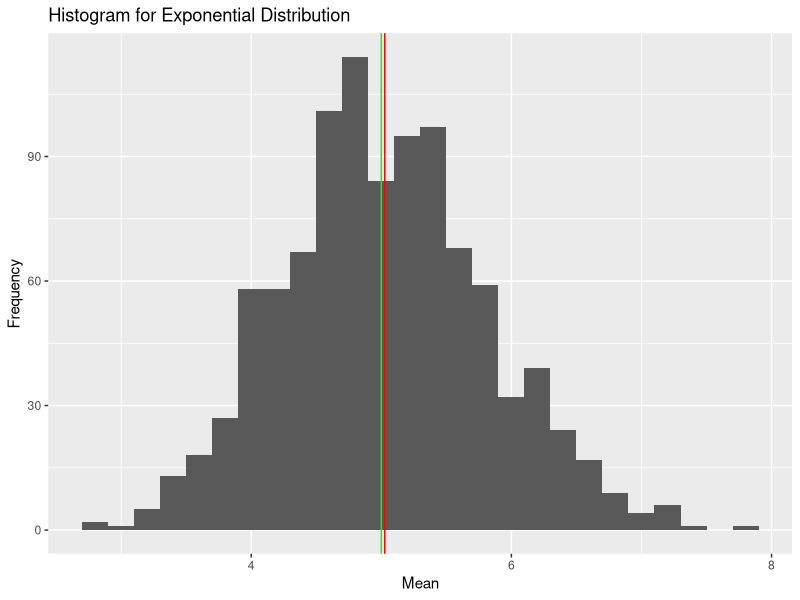
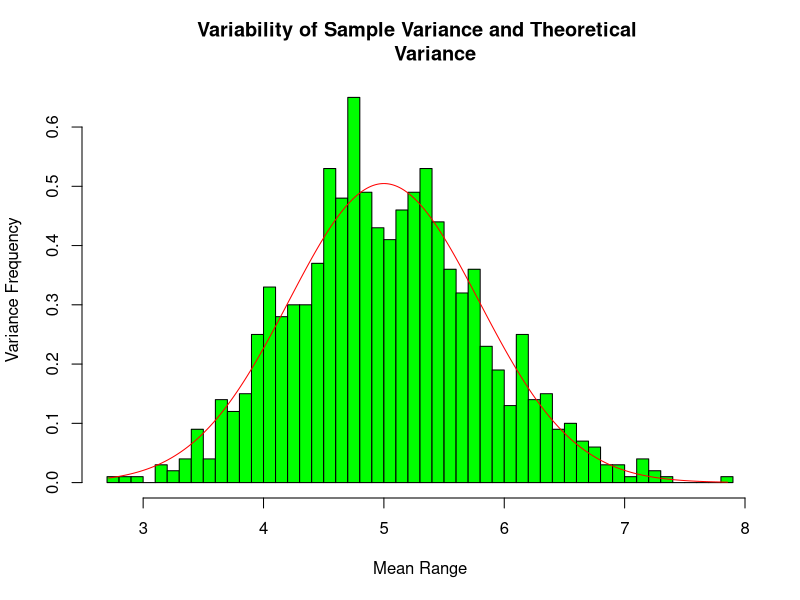
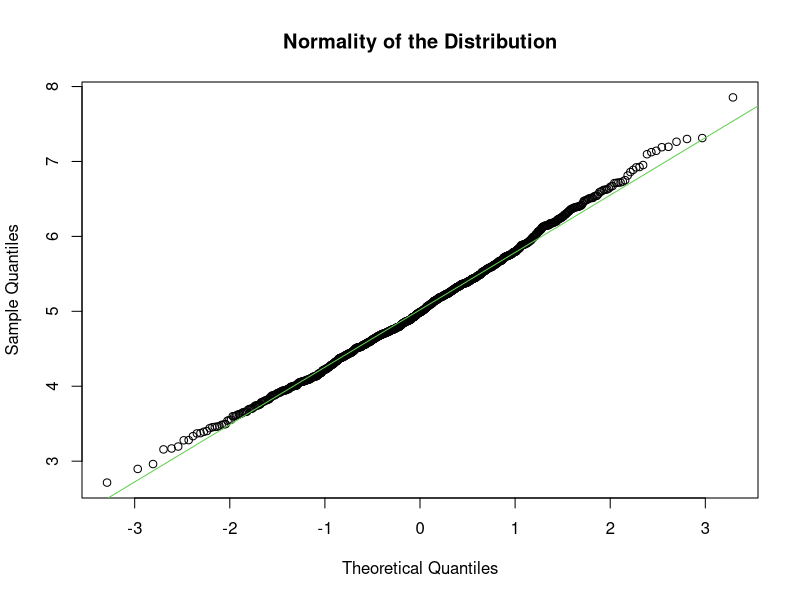

Reproduce these figures in R, in order.
## ---- chunk 1
#install.packages("dplyr")
#install.packages("ggplot2")
library(dplyr, warn.conflicts = FALSE)
library(ggplot2)
# setting the seed for replication purposes
set.seed(28)
# averages of 40 exponentials
n = 40
# generating a thousand simulations
r = 1000
# setting lambda to 0.2 for all the simulations
lambda = 0.2
# standard deviation that is (1/lambda)/sqrt(n)
sd_lambda <- (1/lambda)/sqrt(n)
## ---- chunk 2
expo = NULL
for (i in 1:r) expo = c(expo, mean(rexp(n, lambda)))
mean_expo <- mean(expo)
expo2 <- data.frame(expo)
g <- qplot(expo2$expo, geom = "histogram", binwidth = .2, 
           main = "Histogram for Exponential Distribution", 
           xlab = "Mean", ylab = "Frequency")
g <- g + geom_vline(xintercept = 1/lambda, col = "green") +
    geom_vline(xintercept = mean_expo, col = "red")
g
## ---- chunk 3
# theoretical mean
1/lambda

# the mean of our sample (of averages of 40 exponential)
mean_expo

## ---- chunk 4
x <- seq(min(expo), max(expo), length = 1000)
y <- dnorm(x, mean = 1/lambda, sd = (1/lambda/sqrt(n)))
hist(expo, prob = TRUE, breaks = n, col = "green",
     main = "Variability of Sample Variance and Theoretical 
     Variance", ylab = "Variance Frequency", xlab = "Mean Range")
lines(x, y, pch = 19, col = "red", lty = 13)
## ---- chunk 5
qqnorm(expo, main = "Normality of the Distribution")
# qqline function to better estimate/display the parameters of the normal distribution
qqline(expo, col = 3)
